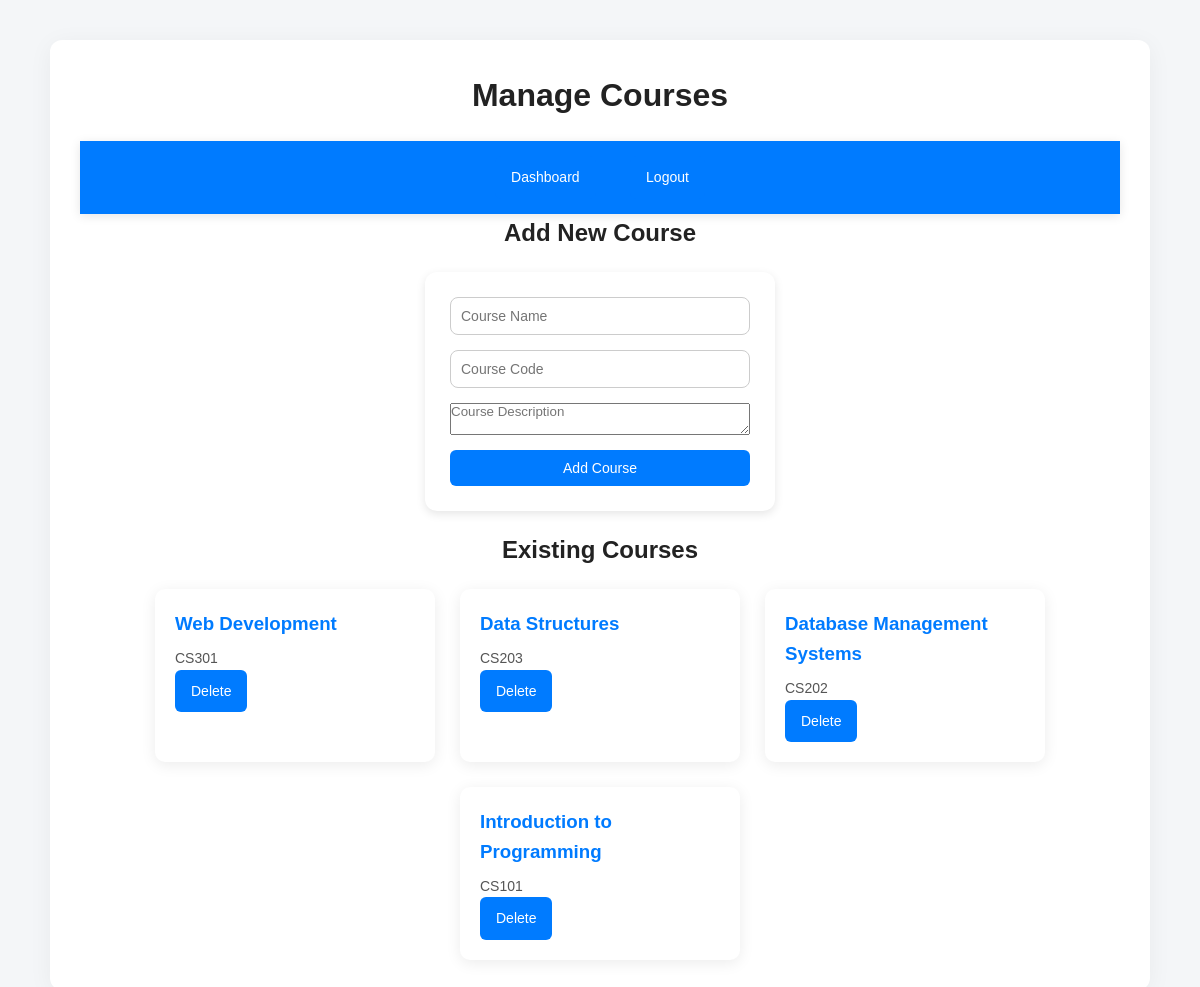
Screenshot of /admin/manage_course.php (signed in) with the database file from the repository.
### tables this page shows
CREATE TABLE IF NOT EXISTS courses (
    id INT AUTO_INCREMENT PRIMARY KEY,
    course_name VARCHAR(100) NOT NULL,
    course_code VARCHAR(50) NOT NULL UNIQUE,
    faculty_name VARCHAR(100),
    duration VARCHAR(50),
    price DECIMAL(10,2) DEFAULT 0.00,
    description TEXT
);

### admin/manage_course.php (the view, shortened to what this page needs)
<?php
include '../db.php';
$courses = $conn->query("SELECT * FROM courses ORDER BY id DESC");
?>
<!DOCTYPE html>
<html>
<head>
    <link rel="stylesheet" href="../style.css">
</head>
<body>
<div class="container">
    <h1>Manage Courses</h1>
    <nav>
        <a href="admin_dashboard.php" class="btn">Dashboard</a>
        <a href="logout.php" class="btn btn-delete">Logout</a>
    </nav>
    <h2>Add New Course</h2>
    <form method="post">
        <input type="text" name="course_name" placeholder="Course Name" required>
        <input type="text" name="course_code" placeholder="Course Code" required>
        <textarea name="description" placeholder="Course Description"></textarea>
        <button type="submit" name="add_course">Add Course</button>
    </form>
    <h2>Existing Courses</h2>
    <div class="course-list">
        <?php while($row = $courses->fetch_assoc()) { ?>
            <div class="course-card">
                <h3><?php echo htmlspecialchars($row['course_name']); ?></h3>
                <p><?php echo htmlspecialchars($row['course_code']); ?></p>
                <a href="?delete_id=<?php echo $row['id']; ?>" class="btn btn-delete"
                   onclick="return confirm('Delete this course?')">Delete</a>
            </div>
        <?php } ?>
    </div>
</div>
</body>
</html>

### style.css (style rules this page uses)
* { margin: 0; padding: 0; box-sizing: border-box; font-family: "Poppins", Arial, sans-serif; }
body { background: #f4f6f8; color: #333; line-height: 1.6; }
nav { background: #007bff; color: white; padding: 15px 0; text-align: center; box-shadow: 0 2px 10px rgba(0, 0, 0, 0.1); }
nav a { color: white; text-decoration: none; margin: 0 15px; font-weight: 500; transition: 0.3s; }
.container { max-width: 1100px; margin: 40px auto; background: white; padding: 30px; border-radius: 12px; box-shadow: 0 4px 25px rgba(0, 0, 0, 0.05); }
h1, h2 { text-align: center; color: #222; margin-bottom: 20px; }
form { display: flex; flex-direction: column; gap: 15px; width: 350px; margin: 20px auto; background: #fff; padding: 25px; border-radius: 12px; box-shadow: 0 3px 10px rgba(0,0,0,0.1); }
input[type="text"], input[type="email"], input[type="password"], select { padding: 10px; border: 1px solid #ccc; border-radius: 8px; font-size: 14px; transition: border 0.3s; }
button, .btn { background: #007bff; color: white; border: none; padding: 10px 16px; border-radius: 6px; font-size: 14px; cursor: pointer; transition: 0.3s; text-decoration: none; display: inline-block; text-align: center; }
.course-list { display: flex; flex-wrap: wrap; justify-content: center; gap: 25px; }
.course-card { background: #fff; border-radius: 10px; width: 280px; padding: 20px; box-shadow: 0 3px 15px rgba(0, 0, 0, 0.08); transition: transform 0.3s ease, box-shadow 0.3s ease; }
.course-card h3 { color: #007bff; margin-bottom: 8px; }
.course-card p { font-size: 14px; color: #555; }

### rows the page displays
courses: course_name "Web Development", course_code "CS301"
courses: course_name "Data Structures", course_code "CS203"
courses: course_name "Database Management Systems", course_code "CS202"
courses: course_name "Introduction to Programming", course_code "CS101"
